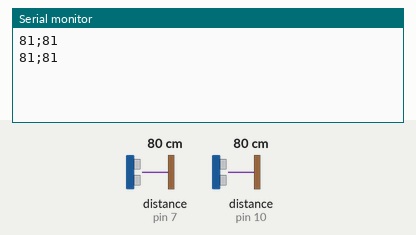
Bench run of a sketch on a simulated Arduino Uno, built with avr-gcc and run on an emulated ATmega328P. On the bench: the last lines printed to the serial monitor. The test bench sets the inputs (shaded band); at power-on: distance to the obstacle (sensors on pin 7, pin 10) 80 cm. The echo pulse lasts 58.3 µs per cm.

Above: at 1.4 s.
1.5 s: distance to the obstacle (sensor on pin 7) set to 2 cm
At 2.2 s:
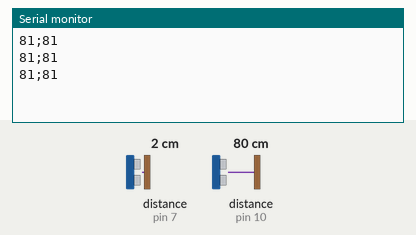
3.0 s: distance to the obstacle (sensor on pin 10) set to 2 cm
At 3.0 s:
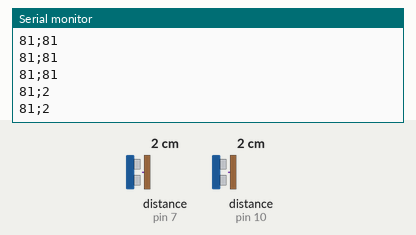
4.5 s: distance to the obstacle (sensor on pin 7) set to 4 cm
At 5.1 s:
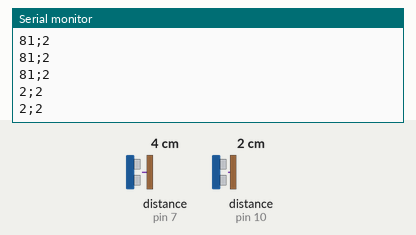
6.0 s: distance to the obstacle (sensor on pin 10) set to 4 cm
At 6.8 s:
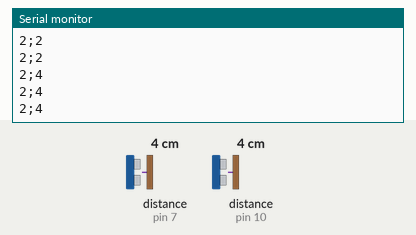
Timing chart, 0 to 8.5 s (numbered marks = the images above; inputs shaded):
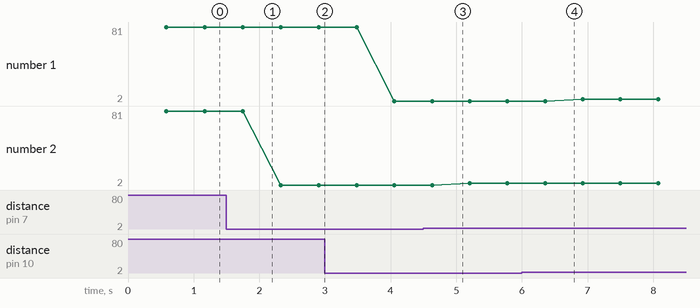

The sketch:

teste_ultra.ino
```cpp
#include <NewPing.h>

#define TRIGGER_PIN1  9
#define TRIGGER_PIN2  6

#define ECHO_PIN1     10
#define ECHO_PIN2     7
#define MAX_DISTANCE 200

NewPing sonar1(TRIGGER_PIN1, ECHO_PIN1, MAX_DISTANCE);
NewPing sonar2(TRIGGER_PIN2, ECHO_PIN2, MAX_DISTANCE);

void setup() {
  Serial.begin(9600);
}

void loop() {
  delay(50);
  int precisao1 = sonar1.ping_median(10);
  int precisao2 = sonar2.ping_median(10);
  Serial.print(sonar1.convert_cm(precisao1));
  Serial.print(";");
  Serial.println(sonar2.convert_cm(precisao2));
}
```

Measured:
- plotted number 2: 81 → 2 after the input at 1.5 s, 2 → 4 after the input at 4.5 s
